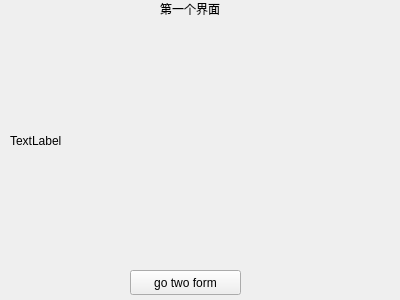
<?xml version="1.0" encoding="UTF-8"?>
<ui version="4.0">
 <class>OneForm</class>
 <widget class="QWidget" name="OneForm">
  <property name="geometry">
   <rect>
    <x>0</x>
    <y>0</y>
    <width>400</width>
    <height>300</height>
   </rect>
  </property>
  <property name="windowTitle">
   <string>OneForm</string>
  </property>
  <widget class="QPushButton" name="pushButton">
   <property name="geometry">
    <rect>
     <x>130</x>
     <y>270</y>
     <width>111</width>
     <height>25</height>
    </rect>
   </property>
   <property name="text">
    <string>go two form</string>
   </property>
  </widget>
  <widget class="QLabel" name="label">
   <property name="geometry">
    <rect>
     <x>10</x>
     <y>30</y>
     <width>381</width>
     <height>221</height>
    </rect>
   </property>
   <property name="text">
    <string>TextLabel</string>
   </property>
  </widget>
  <widget class="QLabel" name="label_2">
   <property name="geometry">
    <rect>
     <x>160</x>
     <y>0</y>
     <width>91</width>
     <height>17</height>
    </rect>
   </property>
   <property name="text">
    <string>第一个界面</string>
   </property>
  </widget>
 </widget>
 <layoutdefault spacing="6" margin="11"/>
 <resources/>
 <connections/>
</ui>
